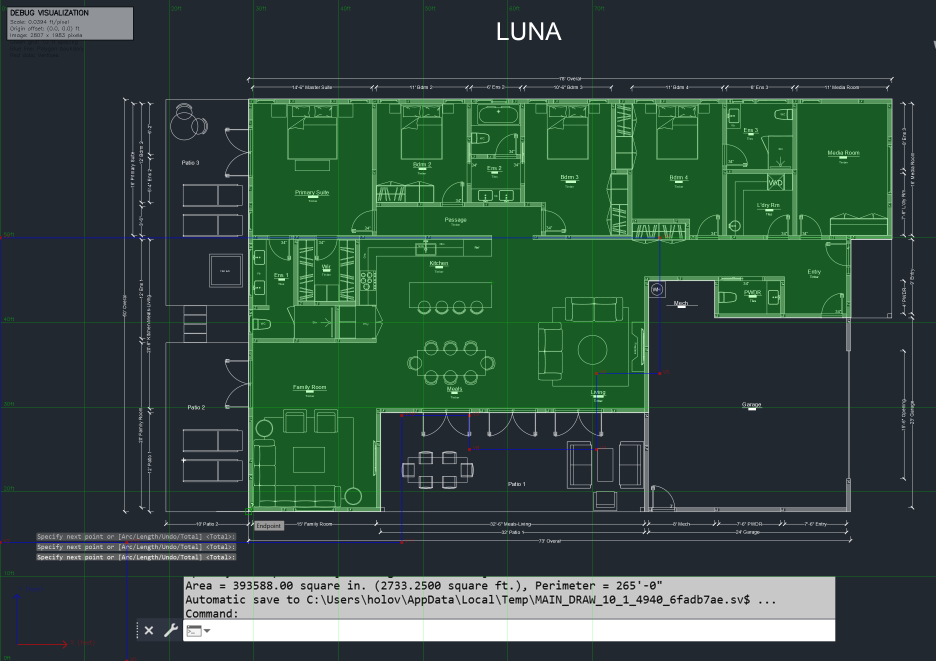
#> input picture luna_debug_visualization.png, 2807 x 1983 px (shown at 1/3 size)
$ python -i dimension_extractor.py   (imports and definitions only)
#> lines starting #> are read from the running program, lines starting #| are printed output that depends on the picture; after the words box and inside, x2 and y2 are one past the last pixel; in counts of white or black regions, pixels touching at a corner belong together
"""
Dimension Extractor Module
==========================
Extracts dimensions from floor plan images using OCR and pattern matching.
"""

import cv2
import numpy as np
import re
from typing import List, Dict, Tuple, Optional
from dataclasses import dataclass
import logging

from config_cassette import CassetteConfig

logger = logging.getLogger(__name__)


@dataclass
class Dimension:
    """Represents a dimension annotation from the floor plan."""
    text: str
    value_feet: float
    location: str  # 'top', 'bottom', 'left', 'right'
    confidence: float
    bbox: Optional[Tuple[int, int, int, int]] = None  # x, y, w, h

    def __str__(self):
        return f"{self.location}: {self.value_feet}' ({self.text})"


class DimensionExtractor:
    """Extracts dimensions from floor plan images."""

    def __init__(self):
        """Initialize dimension extractor."""
        self.config = CassetteConfig.IMAGE_PROCESSING
        self.dimension_patterns = [
            re.compile(pattern)
            for pattern in self.config['dimension_regex_patterns']
        ]

        # Try to import pytesseract, fallback to manual if not available
        self.ocr_available = False
        try:
            import pytesseract
            self.pytesseract = pytesseract
            self.ocr_available = True
            logger.info("OCR (pytesseract) initialized successfully")
        except ImportError:
            logger.warning("pytesseract not available, using fallback method")

    def extract_dimensions(self, image_path: str) -> Dict[str, List[Dimension]]:
        """
        Extract dimensions from all edges of the floor plan.

        Args:
            image_path: Path to floor plan image

        Returns:
            Dictionary with dimensions for each edge
        """
#> called with image_path = 'luna_debug_visualization.png'
        # Load image
        image = cv2.imread(image_path)
#> image is the input picture: shape (1983, 2807, 3); mean B, G, R 62.6, 74.3, 49.8
        if image is None:
            raise ValueError(f"Cannot load image: {image_path}")

        height, width = image.shape[:2]
#> height = 1983; width = 2807

        # Extract dimensions from each edge
        dimensions = {
            'top': self._extract_from_edge(image, 'top'),
            'bottom': self._extract_from_edge(image, 'bottom'),
            'left': self._extract_from_edge(image, 'left'),
            'right': self._extract_from_edge(image, 'right'),
        }

        # Validate and clean dimensions
        dimensions = self._validate_dimensions(dimensions)

        # Calculate scale factor
        scale = self._calculate_scale(dimensions, width, height)

        logger.info(f"Extracted dimensions: {self._summarize_dimensions(dimensions)}")
        logger.info(f"Calculated scale: {scale:.2f} pixels per foot")

        return dimensions

    def _extract_from_edge(self, image: np.ndarray, edge: str) -> List[Dimension]:
        """Extract dimensions from a specific edge of the image."""
#> called with edge = 'top'
        height, width = image.shape[:2]
#> height = 1983; width = 2807

        # Define region of interest based on edge
        if edge == 'top':
            roi = image[0:int(height * 0.15), :]
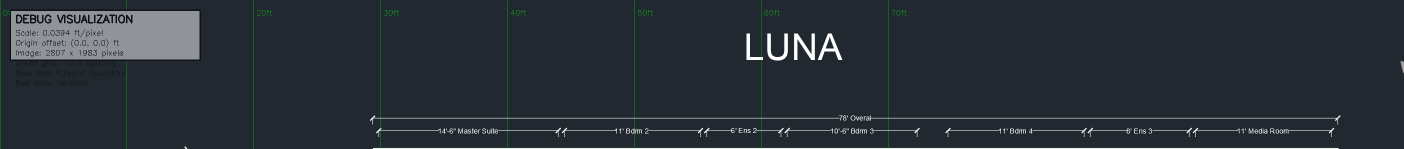
#> roi: shape (297, 2807, 3) (shown at 1/2 size); mean B, G, R 54.6, 47.4, 40.2
        elif edge == 'bottom':
            roi = image[int(height * 0.85):, :]
        elif edge == 'left':
            roi = image[:, 0:int(width * 0.15)]
            # Rotate for better OCR
            roi = cv2.rotate(roi, cv2.ROTATE_90_COUNTERCLOCKWISE)
        elif edge == 'right':
            roi = image[:, int(width * 0.85):]
            # Rotate for better OCR
            roi = cv2.rotate(roi, cv2.ROTATE_90_CLOCKWISE)
        else:
            return []

        # Preprocess for OCR
        processed = self._preprocess_for_ocr(roi)

        # Extract text
        if self.ocr_available:
            dimensions = self._extract_with_ocr(processed, edge)
        else:
            dimensions = self._extract_with_fallback(processed, edge)

        return dimensions

    def _preprocess_for_ocr(self, image: np.ndarray) -> np.ndarray:
        """Preprocess image region for better OCR results."""
        # Convert to grayscale
        if len(image.shape) == 3:
            gray = cv2.cvtColor(image, cv2.COLOR_BGR2GRAY)
        else:
            gray = image.copy()

        # Apply thresholding to get black text on white background
        _, thresh = cv2.threshold(gray, 0, 255, cv2.THRESH_BINARY + cv2.THRESH_OTSU)
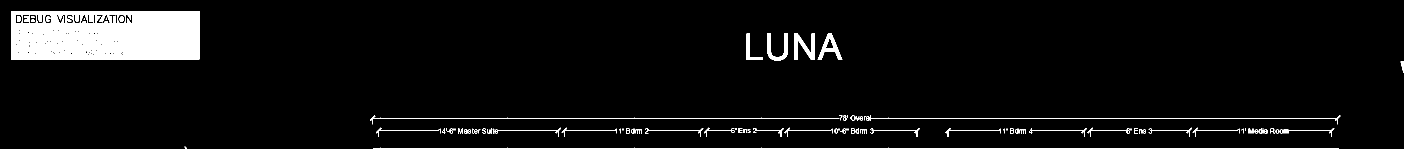
#> thresh: shape (297, 2807) (shown at 1/2 size); 5.5% white; 95 white regions (25 under 20 px), largest, box (x1, y1, x2, y2) and area: (22, 22, 399, 119) 33158, (746, 295, 2677, 297) 1936, (1588, 67, 1630, 120) 1105

        # Denoise
        denoised = cv2.medianBlur(thresh, 3)
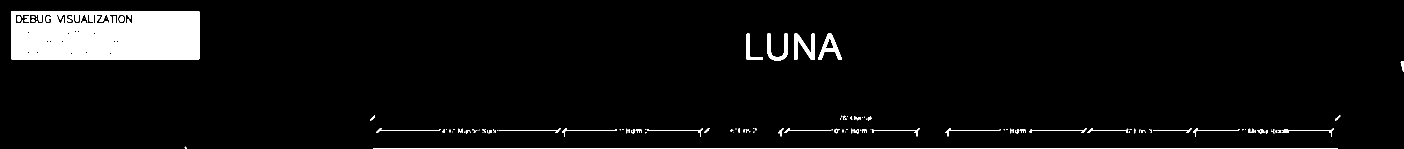
#> denoised: shape (297, 2807) (shown at 1/2 size); 5.3% white; 130 white regions (74 under 20 px), largest, box (x1, y1, x2, y2) and area: (22, 22, 399, 119) 34241, (747, 296, 2676, 297) 1929, (1588, 67, 1630, 120) 1100

        # Enhance contrast
        enhanced = cv2.convertScaleAbs(denoised, alpha=1.5, beta=0)

        return enhanced

    def _extract_with_ocr(self, image: np.ndarray, edge: str) -> List[Dimension]:
        """Extract dimensions using OCR."""
        dimensions = []

        try:
            # Get OCR data with confidence scores
#> (the run stopped early here; a loop or call above may not have finished)
